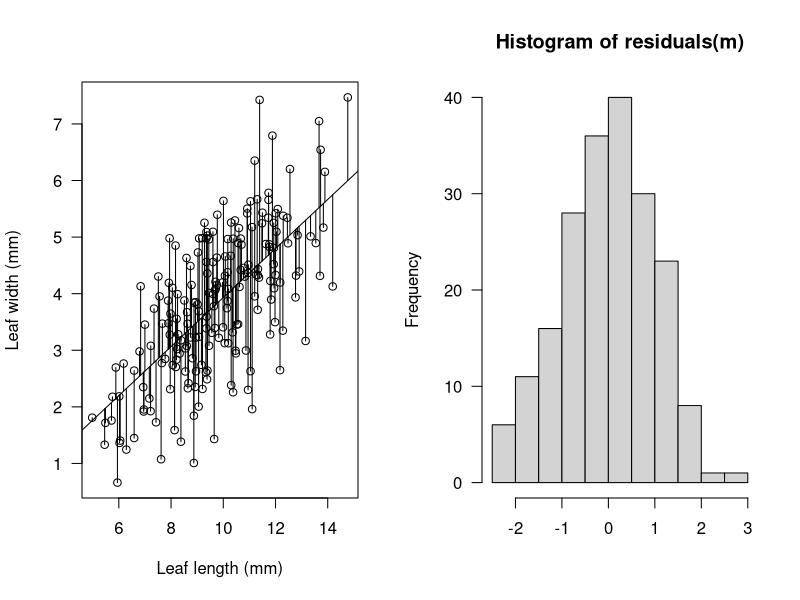
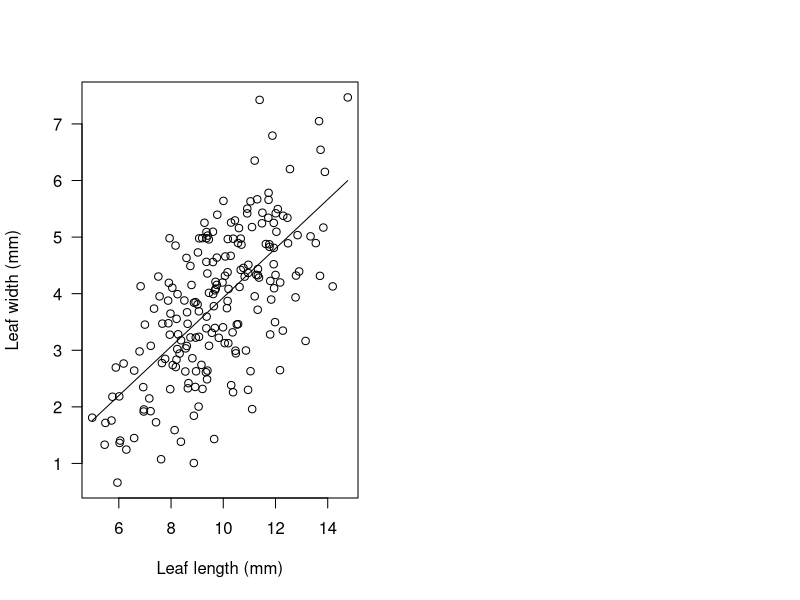

Reproduce these figures in R, in order.
set.seed(85)
x = rnorm(n=200, mean=10, sd=2)
y = 0.4*x + rnorm(200, 0, 1)

# Fit linear model
m = lm(y~x)

# Extract the model coefficients (parameter estimates)
cf = m$coef

# Obtain the predicted values
predvals = cf[1] + cf [2]*x

# Compute predicted values with the equation for the linear model
par(mfrow=c(1,2))
plot(x, y, las=1,
     xlab="Leaf length (mm)",
     ylab="Leaf width (mm)")

# Add line segments to illustrate residuals
abline(m)
segments(x, y, x, predvals)
hist(residuals(m), xlab="", las=1)

# Keep the regression line within the data range. For this,
# make predictions for new values of x spanning the data range
newx = seq(min(x), max(x), length.out=200)
predy = cf[1] + cf [2]* newx
plot(x, y, las=1,
     xlab="Leaf length (mm)",
     ylab="Leaf width (mm)")

# Add the regression line using the lines function
lines(newx,predy)

# Regression slope
cov(y,x)/var(x)

# How much y changes for a one standard deviation change in x
(cf[2]*(mean(x) + sd(x))) - (cf[2]*mean(x))

# Coefficient of determination (R^2)
cor(x,y)^2
